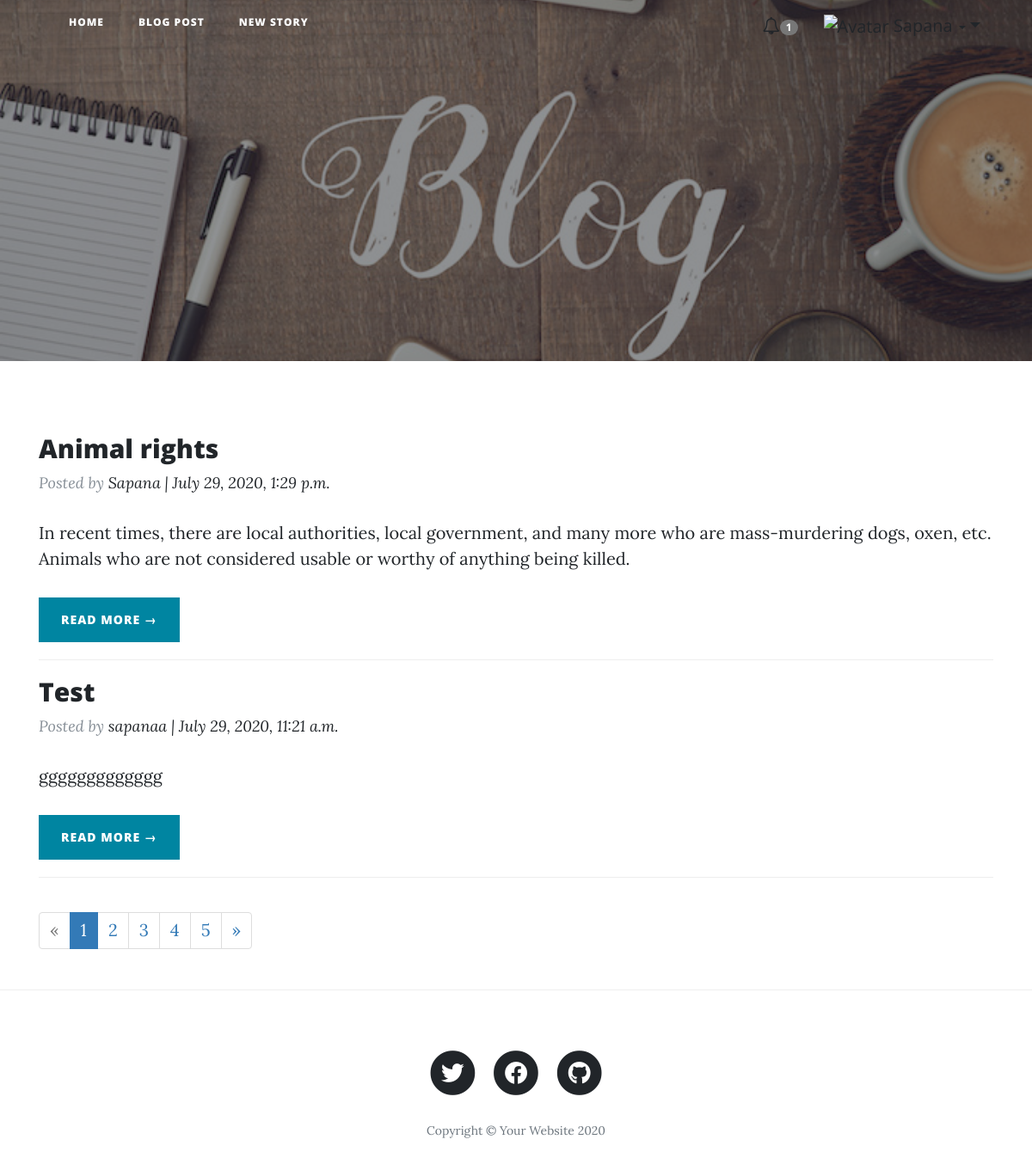
Screenshot of /blog/ (signed in) with the database file from the repository.
### Blog/models.py (models this page shows, shortened)
class Post(models.Model):
    STATUS_CHOICES = (('Published', 'Published'),
                      ('Draft', 'Draft'),)
    title = models.CharField(max_length=250)
    subtitle = models.CharField(max_length=250)
    content = models.TextField()
    slug = models.SlugField(unique=True, max_length=255)
    status = models.CharField(max_length=10, default='Draft', choices=STATUS_CHOICES)
    created = models.DateTimeField(auto_now_add=True)
    updated = models.DateTimeField(auto_now=True)
    author = models.ForeignKey(User, on_delete=models.CASCADE)

### Blog/views.py (the view)
# urls.py: path('', views.PostList.as_view(), name='blog'),
class PostList(generic.ListView):
    queryset = Post.objects.filter(status='Published').order_by('-created')
    template_name = 'blog.html'
    model = Post
    context_object_name = 'post_list'
    paginate_by = 2
    ordering = ['-created']

### Blog/templates/blog.html (shortened to what this page needs)
{% load static %}
  <!DOCTYPE html>
<html lang="en" xmlns="http://www.w3.org/1999/html">
  <head>
    <link href="{% static 'vendor/bootstrap/css/bootstrap.min.css' %}" rel="stylesheet">
    <link rel="stylesheet" href="https://maxcdn.bootstrapcdn.com/bootstrap/3.4.1/css/bootstrap.min.css">
    <link href="{% static 'vendor/fontawesome-free/css/all.min.css' %}" rel="stylesheet" type="text/css">
    <link rel="stylesheet" href="https://maxcdn.bootstrapcdn.com/font-awesome/4.7.0/css/font-awesome.min.css">
    <link rel="stylesheet" href="https://maxcdn.bootstrapcdn.com/bootstrap/3.3.7/css/bootstrap.min.css">
    <link href="{% static 'css/clean-blog.min.css' %}" rel="stylesheet">
  </head>
  <body>
    <header class="masthead" style="background-image: url({% static 'Images/blog.jpg' %})" >
      <div class="overlay"></div>
      <div class="container">
        <div class="row">
          <div class="col-lg-8 col-md-10 mt-3 left">
            <div class="site-heading">
            </div>
          </div>
        </div>
      </div>
    </header>
    <nav class="navbar navbar-expand-lg fixed-top" id="mainNav">
      <div class="container">
        <div class="collapse navbar-collapse" id="navbarResponsive">
          <ul class="navbar-nav ml-md-auto">
            <li class="nav-item">
              <a class="nav-link" href="{% url 'homepage' %}">Home</a>
            </li>
            <li class="nav-item">
              <a class="nav-link" href="{% url 'blog' %}">Blog Post</a>
            </li>
              <li class="nav-item">
              <a class="nav-link" href="{% url 'blog_form' %}">New Story</a>
            </li>
          </ul>
            <ul class="nav  navbar-right navbar-expand">
			<li><a href="#" class="notifications"><i class="fa fa-bell-o"></i><span class="badge">1</span></a></li>
			<li class="dropdown">
				<a href="#" data-toggle="dropdown" class="dropdown-toggle user-action"><img src="{{ user.profile.image.url }}" class="avatar" alt="Avatar"> {{ user.username }} <b class="caret"></b></a>
			</li>
		</ul>
        </div>
      </div>
    </nav>
 <div class="container">
    <div class="row">
      <div class="col-md-12 mt-4  left-auto">
           {% for post in post_list %}
        <div class="post-preview">
            <h2 class="post-title">
                {{ post.title }}
            </h2>
            <p class="post-meta">Posted by
              <a>{{ post.author }} | {{ post.created}}</a>
            </p>
             <p class="post-content">
                 {{post.content|slice:":200" }}
             </p>
        </div>
               <a href="{% url 'blogon_extend' post.slug  %}" class="btn btn-primary">Read More &rarr;</a>
        <hr>
           {% endfor %}
      </div>
    </div>
     {% if is_paginated %}
      <ul class="pagination">
        {% if page_obj.has_previous %}
          <li><a href="?page={{ page_obj.previous_page_number }}">&laquo;</a></li>
        {% else %}
          <li class="disabled"><span>&laquo;</span></li>
        {% endif %}
        {% for i in paginator.page_range %}
          {% if page_obj.number == i %}
            <li class="active"><span>{{ i }} <span class="sr-only">(current)</span></span></li>
          {% else %}
            <li><a href="?page={{ i }}">{{ i }}</a></li>
          {% endif %}
        {% endfor %}
        {% if page_obj.has_next %}
          <li><a href="?page={{ page_obj.next_page_number }}">&raquo;</a></li>
        {% else %}
          <li class="disabled"><span>&raquo;</span></li>
        {% endif %}
      </ul>
    {% endif %}
 </div>
  <hr>
    <footer>
      <div class="container">
        <div class="row">
          <div class="col-lg-8 col-md-10 mx-auto">
            <ul class="list-inline text-center">
              <li class="list-inline-item">
                <a href="https://twitter.com/sapanasubedi5https://twitter.com/sapanasubedi5">
                  <span class="fa-stack fa-lg">
                    <i class="fas fa-circle fa-stack-2x"></i>
                    <i class="fab fa-twitter fa-stack-1x fa-inverse"></i>
                  </span>
                </a>
              </li>
              <li class="list-inline-item">
                <a href="https://www.facebook.com/ssapana.subedii/">
                  <span class="fa-stack fa-lg">
                    <i class="fas fa-circle fa-stack-2x"></i>
                    <i class="fab fa-facebook-f fa-stack-1x fa-inverse"></i>
                  </span>
                </a>
              </li>
              <li class="list-inline-item">
                <a href="https://github.com/subedisapana">
                  <span class="fa-stack fa-lg">
                    <i class="fas fa-circle fa-stack-2x"></i>
                    <i class="fab fa-github fa-stack-1x fa-inverse"></i>
                  </span>
                </a>
              </li>
            </ul>
            <p class="copyright text-muted">Copyright &copy; Your Website 2020</p>
          </div>
        </div>
      </div>
    </footer>
  </body>
  </html>

### rows the page displays
Post: title "Animal rights", author "Sapana", created "July 29, 2020, 1:29 p.m.", content "In recent times, there are local authorities, local government, and many more who are mass-murdering dogs, oxen, etc. Animals who are not considered usable or worthy of anything being killed."
Post: title "Test", author "sapanaa", created "July 29, 2020, 11:21 a.m.", content "ggggggggggggg"

### other values shown
{{ user.username }} "Sapana"
{{ i }} "1"
{{ i }} "2" "3" "4" "5"
